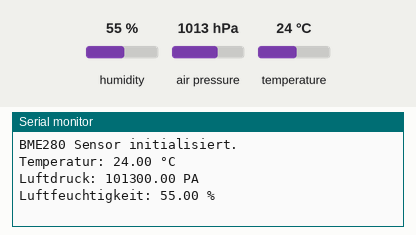
Simulated run of this sketch. Board: ESP32. On the bench: the last lines printed to the serial monitor. The inputs (shaded band) are chosen by the test bench; at power-on: humidity 55 %, air pressure 1013 hPa, temperature 24 °C.

Above: at 2.2 s.
2.3 s: humidity set to 22 %
At 4.2 s:
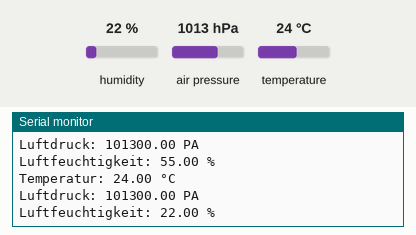
5.0 s: air pressure set to 952 hPa
At 6.3 s:
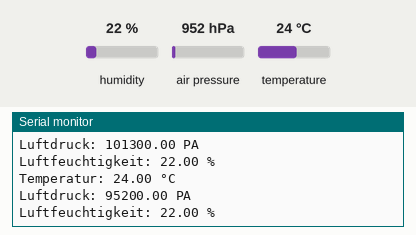
7.7 s: temperature set to 12 °C
At 10.3 s:
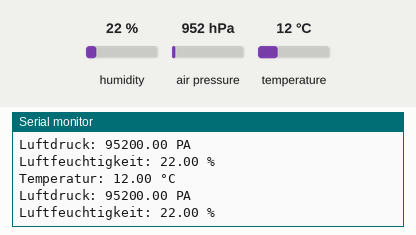

The sketch:

BME_SIMPLE.ino
```cpp
#include <Adafruit_Sensor.h>
#include <Adafruit_BME280.h>

#define I2C_SCL 21
#define I2C_SDA 22

Adafruit_BME280 bme; // I2C

void setup() {
  Serial.begin(9600);
  delay(1000); // kurze Pause für den seriellen Monitor

  // I2C initialisieren
  Wire.begin(I2C_SDA, I2C_SCL);

  // BME280 initialisieren
  if (!bme.begin(0x76)) { // Standardadresse ist 0x76 oder 0x77
    Serial.println("BME280 nicht gefunden! Bitte Verkabelung prüfen.");
    while (1);
  }

  Serial.println("BME280 Sensor initialisiert.");
}

void loop() {
  float temperatur = bme.readTemperature(); // Temperatur in °C
  float pressure = bme.readPressure();
  float humidity= bme.readHumidity();

  Serial.print("Temperatur: ");
  Serial.print(temperatur);
  Serial.println(" °C");

  Serial.print("Luftdruck: ");
  Serial.print(pressure);
  Serial.println(" PA");

  Serial.print("Luftfeuchtigkeit: ");
  Serial.print(humidity);
  Serial.println(" %");


  delay(2000); // alle 2 Sekunden aktualisieren
}
```

Measured:
- after the input at 2.3 s, the serial monitor: prints a new line after 0.75 s (image 1)
- after the input at 5.0 s, the serial monitor: prints a new line after 0.06 s (image 2)
- after the input at 7.7 s, the serial monitor: prints a new line after 1.4 s (image 3)
